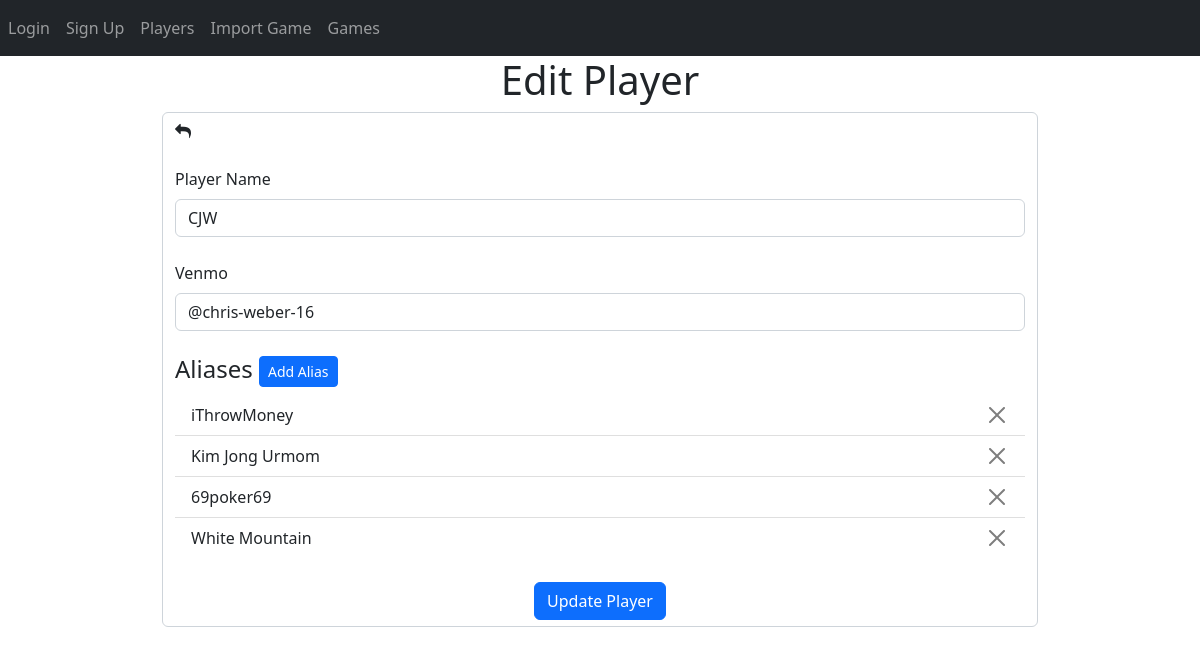
Page /edit_player?player_id=7 on the earlier database version.
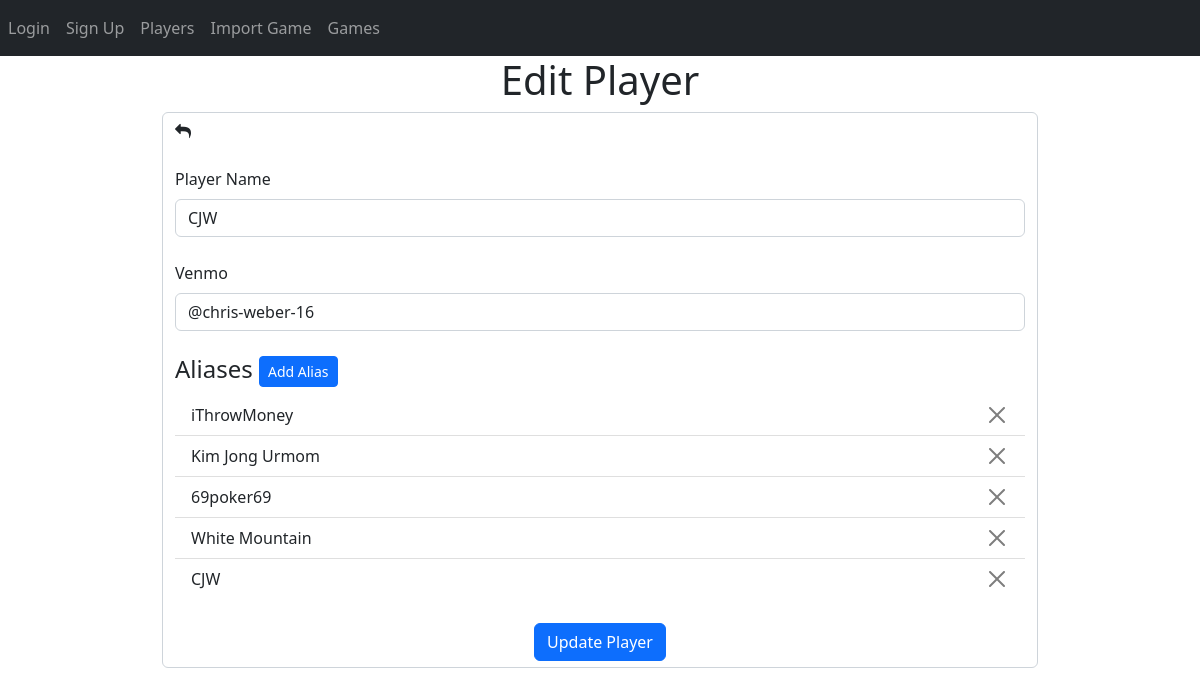
Same page on the later database version.
### website/models.py (models this page shows)
class Alias(db.Model):
	id = db.Column(db.Integer, primary_key=True)
	alias = db.Column(db.String(150), unique=True)
	player_id = db.Column(db.Integer, db.ForeignKey('player.id'))

### website/views.py (the view, shortened to what this page needs)
@views.route('/edit_player', methods=['GET','POST'])
def edit_player():
	player_id = request.args.get('player_id')
	if not player_id:
		flash("That user does not exist.", category="error")
		return redirect(url_for('views.players'))
	player = Player.query.filter_by(id=player_id).first()
	if not player:
		flash("That player does not exist.", category="error")
		return redirect(url_for('views.players'))
	return render_template("edit_player.html", user=current_user, player=player)

### website/templates/edit_player.html (shortened to what this page needs)
{% extends "base.html" %}
{% block content %}
<h1 align="center">Edit Player</h1>
<form method="POST">
	<div class="form-control mb-3">
	<a href="{{url_for('views.players')}}" class="nav-item nav-link"><i  class="fa fa-reply" aria-hidden="true"></i></a><br/>
	<label for="player_name" class="form-label">Player Name</label>
	<input type="text" name="player_name" id="player_name" class="form-control" value="{{ player.name }}"></input>
	<br/>
	<label for="player_venmo" class="form-label">Venmo</label>
	<input type="text" name="player_venmo" id="player_venmo" class="form-control" value="{{ player.venmo }}"></input>
	<br/>
	<h4>Aliases <button type="button" class="btn btn-primary btn-sm"  data-bs-toggle="modal" data-bs-target="#addAliasModal"  data-bs-player-name="{{ player.name }}">Add Alias</button></h4>
	<ul class="list-group list-group-flush" id="notes">
		{% for alias in player.aliases %}
		<li class="list-group-item">{{ alias.alias }}
			<button type="button" class="btn-close float-end" onClick="deleteAlias({{alias.id}},{{player.id}})"></button>
		</li>
		{% endfor %}
	</ul>
	<br/>
	<div align="center">
		<button type="submit" id="player-submit" name="player-submit" class="btn btn-primary">Update Player</button>
	</div>
	</div>
</form>
{% endblock %}

Differences in the rows shown:
added Alias: alias "CJW"
